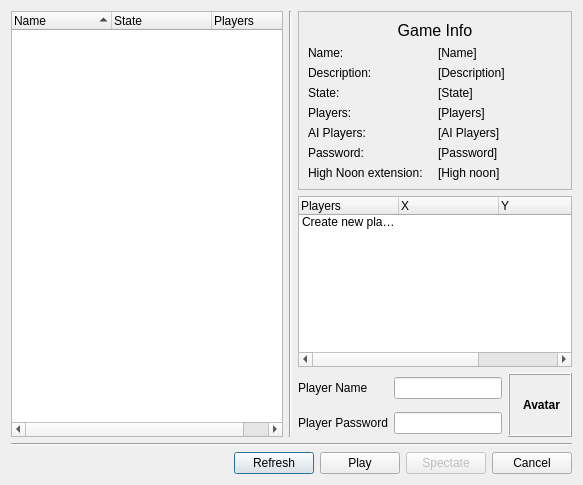
<?xml version="1.0" encoding="UTF-8"?>
<ui version="4.0">
 <class>JoinGameDialog</class>
 <widget class="QDialog" name="JoinGameDialog">
  <property name="geometry">
   <rect>
    <x>0</x>
    <y>0</y>
    <width>583</width>
    <height>485</height>
   </rect>
  </property>
  <property name="sizePolicy">
   <sizepolicy hsizetype="Fixed" vsizetype="Fixed">
    <horstretch>0</horstretch>
    <verstretch>0</verstretch>
   </sizepolicy>
  </property>
  <property name="windowTitle">
   <string>Join Game</string>
  </property>
  <layout class="QVBoxLayout" name="verticalLayout_2">
   <item>
    <layout class="QHBoxLayout" name="horizontalLayout_2">
     <item>
      <widget class="QTreeWidget" name="gameListView">
       <property name="focusPolicy">
        <enum>Qt::NoFocus</enum>
       </property>
       <property name="autoScroll">
        <bool>true</bool>
       </property>
       <property name="alternatingRowColors">
        <bool>true</bool>
       </property>
       <property name="indentation">
        <number>15</number>
       </property>
       <property name="rootIsDecorated">
        <bool>false</bool>
       </property>
       <property name="itemsExpandable">
        <bool>false</bool>
       </property>
       <property name="sortingEnabled">
        <bool>true</bool>
       </property>
       <property name="animated">
        <bool>true</bool>
       </property>
       <property name="allColumnsShowFocus">
        <bool>false</bool>
       </property>
       <column>
        <property name="text">
         <string>Name</string>
        </property>
       </column>
       <column>
        <property name="text">
         <string>State</string>
        </property>
       </column>
       <column>
        <property name="text">
         <string>Players</string>
        </property>
       </column>
       <column>
        <property name="text">
         <string/>
        </property>
       </column>
      </widget>
     </item>
     <item>
      <widget class="Line" name="line_2">
       <property name="orientation">
        <enum>Qt::Vertical</enum>
       </property>
      </widget>
     </item>
     <item>
      <layout class="QVBoxLayout" name="verticalLayout">
       <item>
        <widget class="QFrame" name="frame">
         <property name="frameShape">
          <enum>QFrame::StyledPanel</enum>
         </property>
         <property name="frameShadow">
          <enum>QFrame::Raised</enum>
         </property>
         <layout class="QGridLayout" name="gridLayout_2">
          <item row="0" column="0" colspan="2">
           <widget class="QLabel" name="label_12">
            <property name="font">
             <font>
              <pointsize>12</pointsize>
             </font>
            </property>
            <property name="text">
             <string>Game Info</string>
            </property>
            <property name="alignment">
             <set>Qt::AlignCenter</set>
            </property>
           </widget>
          </item>
          <item row="1" column="0">
           <widget class="QLabel" name="label_13">
            <property name="text">
             <string>Name:</string>
            </property>
           </widget>
          </item>
          <item row="1" column="1">
           <widget class="QLabel" name="labelName">
            <property name="text">
             <string>[Name]</string>
            </property>
           </widget>
          </item>
          <item row="2" column="0">
           <widget class="QLabel" name="label_14">
            <property name="text">
             <string>Description:</string>
            </property>
           </widget>
          </item>
          <item row="2" column="1">
           <widget class="QLabel" name="labelDescription">
            <property name="text">
             <string>[Description]</string>
            </property>
           </widget>
          </item>
          <item row="3" column="0">
           <widget class="QLabel" name="label_15">
            <property name="text">
             <string>State:</string>
            </property>
           </widget>
          </item>
          <item row="3" column="1">
           <widget class="QLabel" name="labelState">
            <property name="text">
             <string>[State]</string>
            </property>
           </widget>
          </item>
          <item row="4" column="0">
           <widget class="QLabel" name="label_16">
            <property name="text">
             <string>Players:</string>
            </property>
           </widget>
          </item>
          <item row="4" column="1">
           <widget class="QLabel" name="labelPlayers">
            <property name="text">
             <string>[Players]</string>
            </property>
           </widget>
          </item>
          <item row="5" column="0">
           <widget class="QLabel" name="label_18">
            <property name="text">
             <string>AI Players:</string>
            </property>
           </widget>
          </item>
          <item row="5" column="1">
           <widget class="QLabel" name="labelAIPlayers">
            <property name="text">
             <string>[AI Players]</string>
            </property>
           </widget>
          </item>
          <item row="6" column="0">
           <widget class="QLabel" name="label_17">
            <property name="text">
             <string>Password:</string>
            </property>
           </widget>
          </item>
          <item row="6" column="1">
           <widget class="QLabel" name="labelPassword">
            <property name="text">
             <string>[Password]</string>
            </property>
           </widget>
          </item>
          <item row="7" column="0">
           <widget class="QLabel" name="label">
            <property name="text">
             <string>High Noon extension:</string>
            </property>
           </widget>
          </item>
          <item row="7" column="1">
           <widget class="QLabel" name="labelHighNoon">
            <property name="text">
             <string>[High noon]</string>
            </property>
           </widget>
          </item>
         </layout>
        </widget>
       </item>
       <item>
        <widget class="QTreeWidget" name="playerListView">
         <property name="sizePolicy">
          <sizepolicy hsizetype="Preferred" vsizetype="Expanding">
           <horstretch>0</horstretch>
           <verstretch>0</verstretch>
          </sizepolicy>
         </property>
         <property name="focusPolicy">
          <enum>Qt::NoFocus</enum>
         </property>
         <property name="editTriggers">
          <set>QAbstractItemView::EditKeyPressed</set>
         </property>
         <property name="alternatingRowColors">
          <bool>true</bool>
         </property>
         <property name="selectionMode">
          <enum>QAbstractItemView::SingleSelection</enum>
         </property>
         <property name="indentation">
          <number>15</number>
         </property>
         <property name="rootIsDecorated">
          <bool>false</bool>
         </property>
         <property name="uniformRowHeights">
          <bool>true</bool>
         </property>
         <property name="itemsExpandable">
          <bool>false</bool>
         </property>
         <property name="sortingEnabled">
          <bool>false</bool>
         </property>
         <property name="animated">
          <bool>false</bool>
         </property>
         <property name="allColumnsShowFocus">
          <bool>false</bool>
         </property>
         <property name="headerHidden">
          <bool>false</bool>
         </property>
         <property name="expandsOnDoubleClick">
          <bool>true</bool>
         </property>
         <column>
          <property name="text">
           <string>Players</string>
          </property>
         </column>
         <column>
          <property name="text">
           <string>X</string>
          </property>
         </column>
         <column>
          <property name="text">
           <string>Y</string>
          </property>
         </column>
         <column>
          <property name="text">
           <string>Z</string>
          </property>
         </column>
         <item>
          <property name="text">
           <string>Create new player</string>
          </property>
          <property name="text">
           <string/>
          </property>
         </item>
        </widget>
       </item>
       <item>
        <layout class="QGridLayout" name="gridLayout">
         <item row="0" column="0">
          <widget class="QLabel" name="label_7">
           <property name="sizePolicy">
            <sizepolicy hsizetype="Preferred" vsizetype="Preferred">
             <horstretch>0</horstretch>
             <verstretch>0</verstretch>
            </sizepolicy>
           </property>
           <property name="text">
            <string>Player Name</string>
           </property>
           <property name="buddy">
            <cstring>lineEditPlayerName</cstring>
           </property>
          </widget>
         </item>
         <item row="0" column="1">
          <widget class="QLineEdit" name="lineEditPlayerName">
           <property name="sizePolicy">
            <sizepolicy hsizetype="Preferred" vsizetype="Fixed">
             <horstretch>0</horstretch>
             <verstretch>0</verstretch>
            </sizepolicy>
           </property>
          </widget>
         </item>
         <item row="0" column="2" rowspan="2">
          <widget class="client::SelectPlayerIconWidget" name="selectPlayerIconWidget">
           <property name="minimumSize">
            <size>
             <width>64</width>
             <height>64</height>
            </size>
           </property>
           <property name="maximumSize">
            <size>
             <width>64</width>
             <height>64</height>
            </size>
           </property>
           <property name="frameShape">
            <enum>QFrame::Box</enum>
           </property>
           <property name="frameShadow">
            <enum>QFrame::Raised</enum>
           </property>
           <property name="text">
            <string>&lt;!DOCTYPE HTML PUBLIC &quot;-//W3C//DTD HTML 4.0//EN&quot; &quot;http://www.w3.org/TR/REC-html40/strict.dtd&quot;&gt;
&lt;html&gt;&lt;head&gt;&lt;meta name=&quot;qrichtext&quot; content=&quot;1&quot; /&gt;&lt;style type=&quot;text/css&quot;&gt;
p, li { white-space: pre-wrap; }
&lt;/style&gt;&lt;/head&gt;&lt;body style=&quot; font-family:'DejaVu Sans'; font-size:9pt; font-weight:400; font-style:normal;&quot;&gt;
&lt;p align=&quot;center&quot; style=&quot; margin-top:0px; margin-bottom:0px; margin-left:0px; margin-right:0px; -qt-block-indent:0; text-indent:0px;&quot;&gt;&lt;span style=&quot; font-weight:600;&quot;&gt;Avatar&lt;/span&gt;&lt;/p&gt;&lt;/body&gt;&lt;/html&gt;</string>
           </property>
          </widget>
         </item>
         <item row="1" column="0">
          <widget class="QLabel" name="label_9">
           <property name="toolTip">
            <string>You can set your password here. This password will be required to reconnect to your player in case of disconnection.</string>
           </property>
           <property name="text">
            <string>Player Password</string>
           </property>
           <property name="buddy">
            <cstring>lineEditPlayerPassword</cstring>
           </property>
          </widget>
         </item>
         <item row="1" column="1">
          <widget class="QLineEdit" name="lineEditPlayerPassword">
           <property name="sizePolicy">
            <sizepolicy hsizetype="Preferred" vsizetype="Fixed">
             <horstretch>0</horstretch>
             <verstretch>0</verstretch>
            </sizepolicy>
           </property>
          </widget>
         </item>
        </layout>
       </item>
      </layout>
     </item>
    </layout>
   </item>
   <item>
    <widget class="Line" name="line">
     <property name="orientation">
      <enum>Qt::Horizontal</enum>
     </property>
    </widget>
   </item>
   <item>
    <layout class="QHBoxLayout" name="horizontalLayout">
     <item>
      <spacer name="horizontalSpacer">
       <property name="orientation">
        <enum>Qt::Horizontal</enum>
       </property>
       <property name="sizeHint" stdset="0">
        <size>
         <width>40</width>
         <height>20</height>
        </size>
       </property>
      </spacer>
     </item>
     <item>
      <widget class="QPushButton" name="pushButtonRefresh">
       <property name="text">
        <string>Refresh</string>
       </property>
      </widget>
     </item>
     <item>
      <widget class="QPushButton" name="pushButtonPlay">
       <property name="text">
        <string>Play</string>
       </property>
      </widget>
     </item>
     <item>
      <widget class="QPushButton" name="pushButtonSpectate">
       <property name="enabled">
        <bool>false</bool>
       </property>
       <property name="text">
        <string>Spectate</string>
       </property>
      </widget>
     </item>
     <item>
      <widget class="QPushButton" name="pushButtonCancel">
       <property name="text">
        <string>Cancel</string>
       </property>
      </widget>
     </item>
    </layout>
   </item>
  </layout>
 </widget>
 <customwidgets>
  <customwidget>
   <class>client::SelectPlayerIconWidget</class>
   <extends>QLabel</extends>
   <header>selectplayericonwidget.h</header>
  </customwidget>
 </customwidgets>
 <resources/>
 <connections>
  <connection>
   <sender>pushButtonCancel</sender>
   <signal>clicked()</signal>
   <receiver>JoinGameDialog</receiver>
   <slot>close()</slot>
   <hints>
    <hint type="sourcelabel">
     <x>666</x>
     <y>271</y>
    </hint>
    <hint type="destinationlabel">
     <x>356</x>
     <y>145</y>
    </hint>
   </hints>
  </connection>
 </connections>
</ui>
